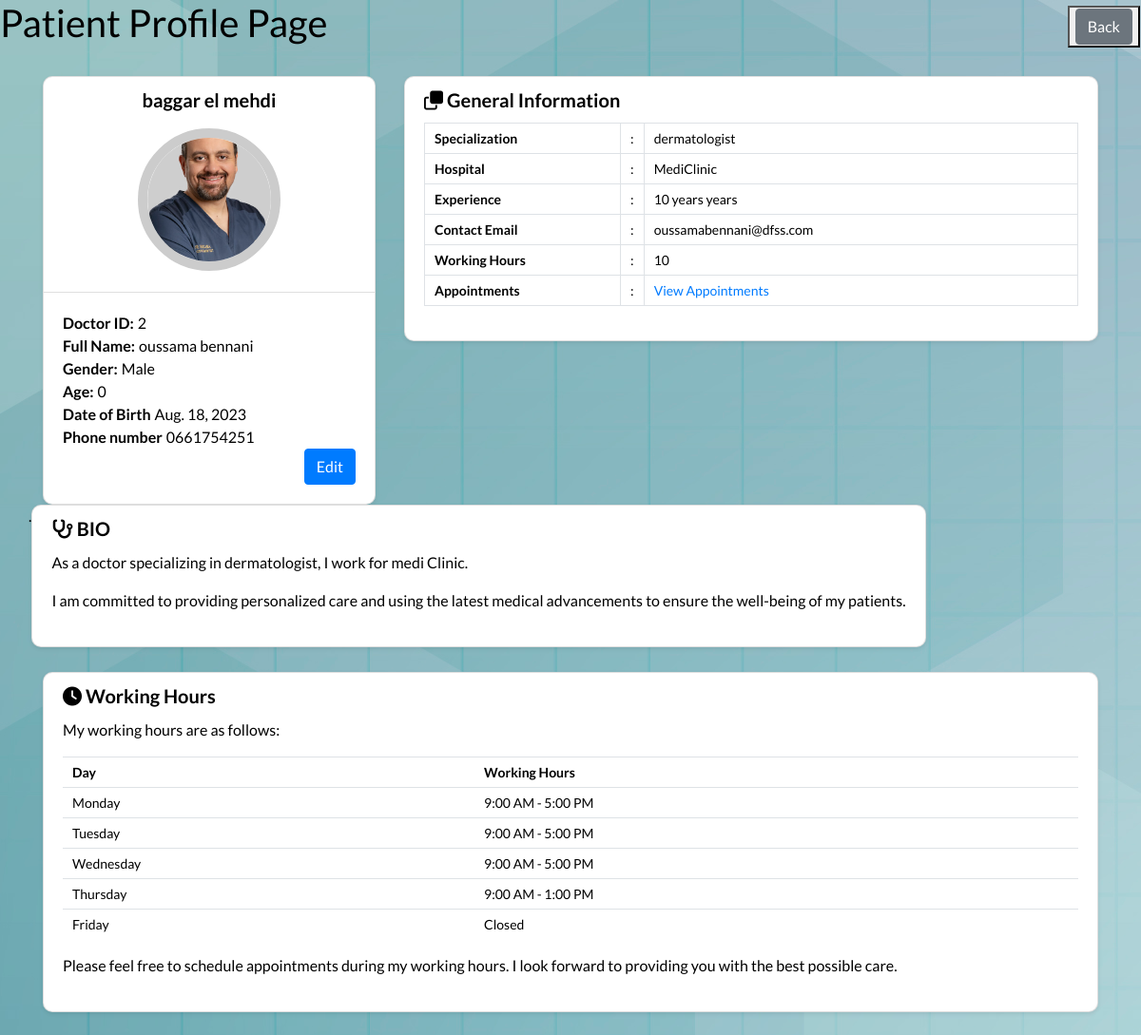
Screenshot of /Medi/Doctors-list/2/ (signed in) with the database file from the repository.
### accounts/models.py (models this page shows)
class Doctor(AbstractUser):
    GENDER_CHOICES = [
        ('male', 'Male'),
        ('female', 'Female'),
        ('other', 'Other'),
    ]
    SPECIALITY_CHOICES = [
        ('gp', 'General Practitioner (GP)'),
        ('pediatrician', 'Pediatrician'),
        ('obgyn', 'Obstetrician/Gynecologist (OB/GYN)'),
        ('dermatologist', 'Dermatologist'),
        ('orthopedic_surgeon', 'Orthopedic Surgeon'),
        ('cardiologist', 'Cardiologist'),
        ('psychiatrist', 'Psychiatrist'),
    ]
    speciality = models.CharField(max_length=100, choices=SPECIALITY_CHOICES)
    gender = models.CharField(max_length=10, choices=GENDER_CHOICES)
    bio = models.TextField(null=True,default='')
    phone = models.CharField(max_length=20,default='')
    date_of_birth = models.DateField(default='2001-04-20')
    hospital = models.TextField(null=True, default='MediClinic')
    experience = models.TextField(null=True,default='')
    working_hours = models.CharField(max_length=100)
    photo = models.ImageField(upload_to='media/', blank=True, null=True)
    groups = models.ManyToManyField(
        Group,
        verbose_name='groups',
        blank=True,
        help_text='The groups this user belongs to.',
        related_name='doctor_set',  # Use a unique related_name
        related_query_name='user'
    )
    user_permissions = models.ManyToManyField(
        Permission,
        verbose_name='user permissions',
        blank=True,
        help_text='Specific permissions for this user.',
        related_name='doctor_set',  # Use a unique related_name
        related_query_name='user'
    )

### Medi/views.py (the view)
# urls.py: path('Doctors-list/<int:doctor_id>/', views.doctor_full, name='doctor-full'),
@login_required
def doctor_full(request, doctor_id):
    doctor = get_object_or_404(Doctor, pk=doctor_id)
    current_year = datetime.now().year
    age = current_year - doctor.date_of_birth.year
    return render(request, 'doctor_full.html',{'doctor': doctor,'age':age})

### Medi/templates/doctor_full.html (shortened to what this page needs)
{% load static%}
<!DOCTYPE html>
<html lang="en">
<head>
    <link href="https://fonts.googleapis.com/css?family=Lato:300,400,700,900&display=swap" rel="stylesheet"><link rel='stylesheet' href='https://cdnjs.cloudflare.com/ajax/libs/twitter-bootstrap/4.1.3/css/bootstrap.min.css'>
    <link rel='stylesheet' href='https://cdnjs.cloudflare.com/ajax/libs/font-awesome/5.12.1/css/all.min.css'>
    <link rel="stylesheet" href="https://cdnjs.cloudflare.com/ajax/libs/font-awesome/5.15.4/css/all.min.css"/>
    <link rel="stylesheet" href="https://cdnjs.cloudflare.com/ajax/libs/font-awesome/6.4.0/css/all.min.css">
    <link rel="stylesheet" href="https://cdnjs.cloudflare.com/ajax/libs/font-awesome/4.7.0/css/font-awesome.min.css">
    <link rel="stylesheet" href="{% static 'css/patient-full.css' %}">
</head>
<body>
<header class="ScriptHeader">
    <div class="rt-container">
    	<div class="col-rt-12">
        	<div class="rt-heading">
            	<h1>Patient Profile Page</h1>
                <button><a href="{% url 'doctor-list'%}" class="btn btn-secondary">Back</a></button>
            </div>
        </div>
    </div>
</header>
<section>
    <div class="rt-container">
          <div class="col-rt-12">
              <div class="Scriptcontent">
<div class="student-profile py-4">
  <div class="container">
    <div class="row">
      <div class="col-lg-4">
        <div class="card shadow-sm">
          <div class="card-header bg-transparent text-center">
              <h3>baggar el mehdi</h3>
              {% if doctor.photo %}
                    <img class="profile_img" src="{{ doctor.photo.url }}" alt="student dp">
                {% else %}
                    <img class="profile_img" src="{% static 'images/img.jpeg' %}" alt="default dp">
                {% endif %}
          </div>
          <div class="card-body">
              <p class="mb-0"><strong class="pr-1">Doctor ID:</strong>{{ doctor.id }}</p>
              <p class="mb-0"><strong class="pr-1">Full Name:</strong>{{ doctor.first_name }} {{ doctor.last_name }}</p>
              <p class="mb-0"><strong class="pr-1">Gender:</strong>{{ doctor.gender }}</p>
              <p class="mb-0"><strong class="pr-1">Age:</strong>{{ age }}</p>
              <p class="mb-0"><strong class="pr-1">Date of Birth</strong>{{ doctor.date_of_birth }}</p>
              <p class="mb-0"><strong class="pr-1">Phone number</strong>{{ doctor.phone }}</p>
              <a href="{% url 'edit_doctor' doctor.id %}" class="btn btn-primary float-right">Edit</a>
          </div>
        </div>
      </div>
          <div class="col-lg-8">
            <div class="card shadow-sm">
              <div class="card-header bg-transparent border-0">
                <h3 class="mb-0"><i class="far fa-clone pr-1"></i>General Information</h3>
              </div>
              <div class="card-body pt-0">
                <table class="table table-bordered">
                  <tr>
                    <th width="30%">Specialization</th>
                    <td width="2%">:</td>
                    <td>{{ doctor.speciality }}</td>
                  </tr>
                  <tr>
                    <th width="30%">Hospital</th>
                    <td width="2%">:</td>
                    <td>{{ doctor.hospital }}</td>
                  </tr>
                  <tr>
                    <th width="30%">Experience</th>
                    <td width="2%">:</td>
                    <td>{{ doctor.experience }} years</td>
                  </tr>
                  <tr>
                    <th width="30%">Contact Email</th>
                    <td width="2%">:</td>
                    <td>{{ doctor.email }}</td>
                  </tr>
                  <tr>
                    <th width="30%">Working Hours</th>
                    <td width="2%">:</td>
                    <td>{{ doctor.working_hours }}</td>
                  </tr>
                  <tr>
                    <th width="30%">Appointments</th>
                    <td width="2%">:</td>
                    <td><a href="{% url 'appointement' %}">View Appointments</a></td>
                  </tr>
                </table>
              </div>
            </div>
          </div>
<div>
    .
</div>
<div class="card shadow-sm">
  <div class="card-header bg-transparent border-0">
    <h3 class="mb-0"><i class="fa-solid fa-stethoscope"></i> BIO</h3>
  </div>
  <div class="card-body pt-0">
    <p>As a doctor specializing in {{doctor.speciality}}, I work for medi Clinic.</p>
    <p>I am committed to providing personalized care and using the latest medical advancements to ensure the well-being of my patients.</p>
  </div>
</div>
</div>
<div style="height: 26px"></div>
<div class="card shadow-sm">
  <div class="card-header bg-transparent border-0">
    <h3 class="mb-0"><i class="fa-solid fa-clock"></i> Working Hours</h3>
  </div>
  <div class="card-body pt-0">
    <p>My working hours are as follows:</p>
    <table class="table">
      <tr>
        <th>Day</th>
        <th>Working Hours</th>
      </tr>
      <tr>
        <td>Monday</td>
        <td>9:00 AM - 5:00 PM</td>
      </tr>
      <tr>
        <td>Tuesday</td>
        <td>9:00 AM - 5:00 PM</td>
      </tr>
      <tr>
        <td>Wednesday</td>
        <td>9:00 AM - 5:00 PM</td>
      </tr>
      <tr>
        <td>Thursday</td>
        <td>9:00 AM - 1:00 PM</td>
      </tr>
      <tr>
        <td>Friday</td>
        <td>Closed</td>
      </tr>
    </table>
    <p>Please feel free to schedule appointments during my working hours. I look forward to providing you with the best possible care.</p>
  </div>
</div>
</div>
    		</div>
		</div>
    </div>
</section>
	</body>
</html>

### static/css/patient-full.css (style rules this page uses)
body { background-image: url(../images/61805.jpg); padding: 0; margin: 0; font-family: 'Lato', sans-serif; color: #000; }
.student-profile .card { border-radius: 10px; }
.rt-heading button { position: absolute; right: 0; margin: -50px 1px; color: rgb(110, 109, 109); cursor: pointer; }
.student-profile .card .card-header .profile_img { width: 150px; height: 150px; object-fit: cover; margin: 10px auto; border: 10px solid #ccc; border-radius: 50%; }
.student-profile .card h3 { font-size: 20px; font-weight: 700; }
.student-profile .card p { font-size: 16px; color: #000; }
.student-profile .table th, .student-profile .table td { font-size: 14px; padding: 5px 10px; color: #000; }

### rows the page displays
Doctor: photo (picture), id "2", first_name "oussama", last_name "bennani", gender "Male", date_of_birth "Aug. 18, 2023", phone "0661754251", speciality "dermatologist", hospital "MediClinic", experience "10 years", email "oussamabennani@dfss.com", working_hours "10"
